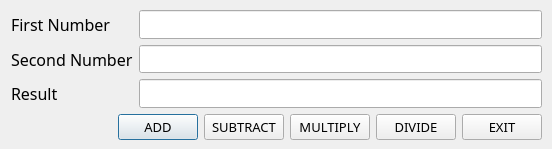
<?xml version="1.0" encoding="UTF-8"?>
<ui version="4.0">
 <class>MyDlg</class>
 <widget class="QDialog" name="MyDlg">
  <property name="geometry">
   <rect>
    <x>0</x>
    <y>0</y>
    <width>552</width>
    <height>149</height>
   </rect>
  </property>
  <property name="windowTitle">
   <string>MyDlg</string>
  </property>
  <widget class="QWidget" name="verticalLayoutWidget">
   <property name="geometry">
    <rect>
     <x>11</x>
     <y>10</y>
     <width>531</width>
     <height>130</height>
    </rect>
   </property>
   <layout class="QVBoxLayout" name="pMainLayout">
    <item>
     <layout class="QFormLayout" name="pFormLayout">
      <item row="0" column="0">
       <widget class="QLabel" name="pFirstLabel">
        <property name="font">
         <font>
          <family>Expressway</family>
          <pointsize>12</pointsize>
         </font>
        </property>
        <property name="text">
         <string>First Number</string>
        </property>
       </widget>
      </item>
      <item row="0" column="1">
       <widget class="QLineEdit" name="pFirstEdit">
        <property name="font">
         <font>
          <family>Expressway</family>
          <pointsize>12</pointsize>
         </font>
        </property>
       </widget>
      </item>
      <item row="1" column="1">
       <widget class="QLineEdit" name="pSecondEdit">
        <property name="font">
         <font>
          <family>Expressway</family>
          <pointsize>12</pointsize>
         </font>
        </property>
       </widget>
      </item>
      <item row="2" column="0">
       <widget class="QLabel" name="pResultLabel">
        <property name="font">
         <font>
          <family>Expressway</family>
          <pointsize>12</pointsize>
         </font>
        </property>
        <property name="text">
         <string>Result</string>
        </property>
       </widget>
      </item>
      <item row="2" column="1">
       <widget class="QLineEdit" name="pResultEdit">
        <property name="font">
         <font>
          <family>Expressway</family>
          <pointsize>12</pointsize>
         </font>
        </property>
        <property name="readOnly">
         <bool>true</bool>
        </property>
       </widget>
      </item>
      <item row="1" column="0">
       <widget class="QLabel" name="pSecondLabel">
        <property name="font">
         <font>
          <family>Expressway</family>
          <pointsize>12</pointsize>
         </font>
        </property>
        <property name="text">
         <string>Second Number</string>
        </property>
       </widget>
      </item>
     </layout>
    </item>
    <item>
     <layout class="QHBoxLayout" name="pButtonLayout">
      <item>
       <spacer name="horizontalSpacer">
        <property name="orientation">
         <enum>Qt::Horizontal</enum>
        </property>
        <property name="sizeHint" stdset="0">
         <size>
          <width>98</width>
          <height>20</height>
         </size>
        </property>
       </spacer>
      </item>
      <item>
       <widget class="QPushButton" name="pAddButton">
        <property name="font">
         <font>
          <family>Expressway Rg</family>
          <pointsize>10</pointsize>
         </font>
        </property>
        <property name="text">
         <string>ADD</string>
        </property>
       </widget>
      </item>
      <item>
       <widget class="QPushButton" name="pSubtractButton">
        <property name="font">
         <font>
          <family>Expressway Rg</family>
          <pointsize>10</pointsize>
         </font>
        </property>
        <property name="text">
         <string>SUBTRACT</string>
        </property>
       </widget>
      </item>
      <item>
       <widget class="QPushButton" name="pMultiplyButton">
        <property name="font">
         <font>
          <family>Expressway Rg</family>
          <pointsize>10</pointsize>
         </font>
        </property>
        <property name="text">
         <string>MULTIPLY</string>
        </property>
       </widget>
      </item>
      <item>
       <widget class="QPushButton" name="pDivideButton">
        <property name="font">
         <font>
          <family>Expressway</family>
          <pointsize>10</pointsize>
         </font>
        </property>
        <property name="text">
         <string>DIVIDE</string>
        </property>
       </widget>
      </item>
      <item>
       <widget class="QPushButton" name="pExitButton">
        <property name="font">
         <font>
          <family>Expressway</family>
          <pointsize>10</pointsize>
         </font>
        </property>
        <property name="text">
         <string>EXIT</string>
        </property>
       </widget>
      </item>
     </layout>
    </item>
   </layout>
  </widget>
 </widget>
 <resources/>
 <connections/>
</ui>
